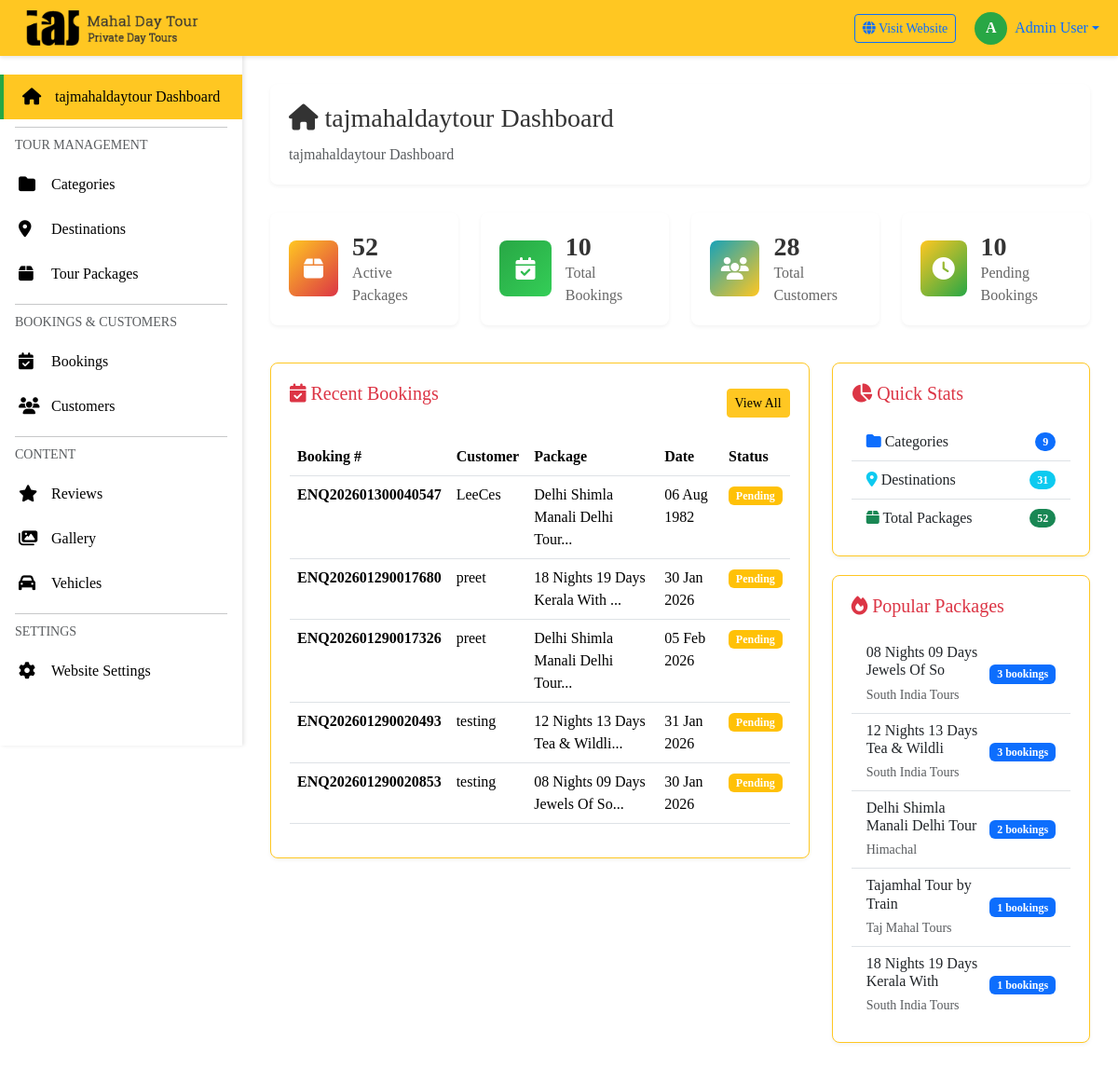
Page /admin/dashboard.php (signed in) on the committed database.
### tables this page shows
CREATE TABLE `bookings` (
  `id` int(11) NOT NULL,
  `booking_number` varchar(50) NOT NULL,
  `customer_id` int(11) NOT NULL,
  `package_id` int(11) NOT NULL,
  `vehicle_id` int(11) DEFAULT NULL,
  `travel_date` date NOT NULL,
  `number_of_persons` int(11) NOT NULL,
  `number_of_days` int(11) NOT NULL,
  `total_price` decimal(10,2) NOT NULL,
  `discount` decimal(10,2) DEFAULT 0.00,
  `final_price` decimal(10,2) NOT NULL,
  `payment_status` enum('pending','partial','paid','refunded') DEFAULT 'pending',
  `paid_amount` decimal(10,2) DEFAULT 0.00,
  `payment_method` varchar(50) DEFAULT NULL,
  `booking_status` enum('pending','confirmed','cancelled','completed') DEFAULT 'pending',
  `special_requests` text DEFAULT NULL,
  `admin_notes` text DEFAULT NULL,
  `created_at` timestamp NOT NULL DEFAULT current_timestamp(),
  `updated_at` timestamp NOT NULL DEFAULT current_timestamp() ON UPDATE current_timestamp()
);

CREATE TABLE `customers` (
  `id` int(11) NOT NULL,
  `name` varchar(100) NOT NULL,
  `email` varchar(100) NOT NULL,
  `phone` varchar(20) NOT NULL,
  `country` varchar(100) DEFAULT 'India',
  `state` varchar(100) DEFAULT NULL,
  `city` varchar(100) DEFAULT NULL,
  `address` text DEFAULT NULL,
  `created_at` timestamp NOT NULL DEFAULT current_timestamp(),
  `updated_at` timestamp NOT NULL DEFAULT current_timestamp() ON UPDATE current_timestamp()
);

CREATE TABLE `tour_packages` (
  `id` int(11) NOT NULL,
  `category_id` int(11) NOT NULL,
  `title` varchar(255) NOT NULL,
  `slug` varchar(255) NOT NULL,
  `short_description` text DEFAULT NULL,
  `description` longtext DEFAULT NULL,
  `duration_days` int(11) NOT NULL,
  `duration_nights` int(11) NOT NULL,
  `base_price` decimal(10,2) NOT NULL,
  `discounted_price` decimal(10,2) DEFAULT NULL,
  `price_type` enum('per_person','per_group') DEFAULT 'per_person',
  `featured_image` varchar(255) DEFAULT NULL,
  `gallery_images` text DEFAULT NULL,
  `video_url` varchar(255) DEFAULT NULL,
  `max_group_size` int(11) DEFAULT 20,
  `min_age` int(11) DEFAULT 0,
  `difficulty_level` enum('easy','moderate','challenging','difficult') DEFAULT 'easy',
  `inclusions` text DEFAULT NULL,
  `exclusions` text DEFAULT NULL,
  `meta_title` varchar(255) DEFAULT NULL,
  `meta_description` text DEFAULT NULL,
  `meta_keywords` text DEFAULT NULL,
  `is_active` tinyint(1) DEFAULT 1,
  `is_featured` tinyint(1) DEFAULT 0,
  `is_bestseller` tinyint(1) DEFAULT 0,
  `display_order` int(11) DEFAULT 0,
  `views` int(11) DEFAULT 0,
  `created_at` timestamp NOT NULL DEFAULT current_timestamp(),
  `updated_at` timestamp NOT NULL DEFAULT current_timestamp() ON UPDATE current_timestamp()
);

CREATE TABLE `categories` (
  `id` int(11) NOT NULL,
  `name` varchar(100) NOT NULL,
  `slug` varchar(100) NOT NULL,
  `description` text DEFAULT NULL,
  `icon` varchar(255) DEFAULT NULL,
  `image` varchar(255) DEFAULT NULL,
  `display_order` int(11) DEFAULT 0,
  `is_active` tinyint(1) DEFAULT 1,
  `show_in_header` tinyint(1) DEFAULT 1,
  `created_at` timestamp NOT NULL DEFAULT current_timestamp(),
  `updated_at` timestamp NOT NULL DEFAULT current_timestamp() ON UPDATE current_timestamp()
);

### admin/includes/functions.php (called while the page is built, shortened)
<?php
function format_date($date) {
    return date('d M Y', strtotime($date));
}
function count_records($conn, $table, $where = '') {
    $query = "SELECT COUNT(*) as total FROM $table";
    if($where) {
        $query .= " WHERE $where";
    }
    $result = mysqli_query($conn, $query);
    $row = mysqli_fetch_assoc($result);
    return $row['total'];
}
?>

### admin/dashboard.php (the view, shortened to what this page needs)
<?php
require_once 'includes/config.php';
require_once 'includes/functions.php';
$stats = [
    'total_packages' => count_records($conn, 'tour_packages'),
    'active_packages' => count_records($conn, 'tour_packages', 'is_active = 1'),
    'total_categories' => count_records($conn, 'categories'),
    'total_destinations' => count_records($conn, 'destinations'),
    'total_bookings' => count_records($conn, 'bookings'),
    'pending_bookings' => count_records($conn, 'bookings', "booking_status = 'pending'"),
    'total_customers' => count_records($conn, 'customers'),
];
$recent_bookings_query = "SELECT b.*, c.name as customer_name, p.title as package_name
                          FROM bookings b
                          LEFT JOIN customers c ON b.customer_id = c.id
                          LEFT JOIN tour_packages p ON b.package_id = p.id
                          ORDER BY b.created_at DESC
                          LIMIT 5";
$recent_bookings = mysqli_query($conn, $recent_bookings_query);
$popular_packages_query = "SELECT p.*, c.name as category_name,
                           (SELECT COUNT(*) FROM bookings WHERE package_id = p.id) as booking_count
                           FROM tour_packages p
                           LEFT JOIN categories c ON p.category_id = c.id
                           WHERE p.is_active = 1
                           ORDER BY booking_count DESC
                           LIMIT 5";
$popular_packages = mysqli_query($conn, $popular_packages_query);
include 'includes/header.php';
include 'includes/sidebar.php';
?>
<div class="page-header" style="font-family: 'Playfair Display', Georgia, serif;">
    <h1><i class="fas fa-home"></i> tajmahaldaytour Dashboard</h1>
    <nav aria-label="breadcrumb">
        <ol class="breadcrumb">
            <li class="breadcrumb-item active">tajmahaldaytour Dashboard</li>
        </ol>
    </nav>
</div>
<div class="row mb-4">
    <div class="col-xl-3 col-lg-6 col-md-6 mb-3">
        <div class="stat-card primary">
            <div class="stat-icon">
                <i class="fas fa-box"></i>
            </div>
            <div class="stat-content">
                <h3><?php echo $stats['active_packages']; ?></h3>
                <p>Active Packages</p>
            </div>
        </div>
    </div>
    <div class="col-xl-3 col-lg-6 col-md-6 mb-3">
        <div class="stat-card success">
            <div class="stat-icon">
                <i class="fas fa-calendar-check"></i>
            </div>
            <div class="stat-content">
                <h3><?php echo $stats['total_bookings']; ?></h3>
                <p>Total Bookings</p>
            </div>
        </div>
    </div>
    <div class="col-xl-3 col-lg-6 col-md-6 mb-3">
        <div class="stat-card info">
            <div class="stat-icon">
                <i class="fas fa-users"></i>
            </div>
            <div class="stat-content">
                <h3><?php echo $stats['total_customers']; ?></h3>
                <p>Total Customers</p>
            </div>
        </div>
    </div>
    <div class="col-xl-3 col-lg-6 col-md-6 mb-3">
        <div class="stat-card warning">
            <div class="stat-icon">
                <i class="fas fa-clock"></i>
            </div>
            <div class="stat-content">
                <h3><?php echo $stats['pending_bookings']; ?></h3>
                <p>Pending Bookings</p>
            </div>
        </div>
    </div>
</div>
<div class="row">
    <div class="col-lg-8 mb-4">
        <div class="admin-card">
            <div class="d-flex justify-content-between align-items-center mb-3">
                <h2><i class="fas fa-calendar-check"></i> Recent Bookings</h2>
                <a href="<?php echo BASE_URL; ?>bookings/index.php" class="btn btn-sm btn-primary">View All</a>
            </div>
            <div class="table-responsive">
                <table class="table table-hover">
                    <thead>
                        <tr>
                            <th>Booking #</th>
                            <th>Customer</th>
                            <th>Package</th>
                            <th>Date</th>
                            <th>Status</th>
                        </tr>
                    </thead>
                    <tbody>
                        <?php if(mysqli_num_rows($recent_bookings) > 0): ?>
                            <?php while($booking = mysqli_fetch_assoc($recent_bookings)): ?>
                            <tr>
                                <td><strong><?php echo $booking['booking_number']; ?></strong></td>
                                <td><?php echo $booking['customer_name']; ?></td>
                                <td><?php echo substr($booking['package_name'], 0, 30) . '...'; ?></td>
                                <td><?php echo format_date($booking['travel_date']); ?></td>
                                <td>
                                    <span class="badge bg-<?php
                                        echo ($booking['booking_status'] == 'confirmed') ? 'success' :
                                             (($booking['booking_status'] == 'pending') ? 'warning' : 'secondary');
                                    ?>">
                                        <?php echo ucfirst($booking['booking_status']); ?>
                                    </span>
                                </td>
                            </tr>
                            <?php endwhile; ?>
                        <?php else: ?>
                            <tr>
                                <td colspan="5" class="text-center py-4 text-muted">No bookings yet</td>
                            </tr>
                        <?php endif; ?>
                    </tbody>
                </table>
            </div>
        </div>
    </div>
    <div class="col-lg-4 mb-4">
        <div class="admin-card">
            <h2><i class="fas fa-chart-pie"></i> Quick Stats</h2>
            <div class="list-group list-group-flush">
                <div class="list-group-item d-flex justify-content-between align-items-center">
                    <span><i class="fas fa-folder text-primary"></i> Categories</span>
                    <span class="badge bg-primary rounded-pill"><?php echo $stats['total_categories']; ?></span>
                </div>
                <div class="list-group-item d-flex justify-content-between align-items-center">
                    <span><i class="fas fa-map-marker-alt text-info"></i> Destinations</span>
                    <span class="badge bg-info rounded-pill"><?php echo $stats['total_destinations']; ?></span>
                </div>
                <div class="list-group-item d-flex justify-content-between align-items-center">
                    <span><i class="fas fa-box text-success"></i> Total Packages</span>
                    <span class="badge bg-success rounded-pill"><?php echo $stats['total_packages']; ?></span>
                </div>
            </div>
        </div>
        <div class="admin-card mt-3">
            <h2><i class="fas fa-fire text-danger"></i> Popular Packages</h2>
            <div class="list-group list-group-flush">
                <?php if(mysqli_num_rows($popular_packages) > 0): ?>
                    <?php while($package = mysqli_fetch_assoc($popular_packages)): ?>
                    <div class="list-group-item">
                        <div class="d-flex justify-content-between align-items-center">
                            <div>
                                <h6 class="mb-1"><?php echo substr($package['title'], 0, 30); ?></h6>
                                <small class="text-muted"><?php echo $package['category_name']; ?></small>
                            </div>
                            <span class="badge bg-primary"><?php echo $package['booking_count']; ?> bookings</span>
                        </div>
                    </div>
                    <?php endwhile; ?>
                <?php else: ?>
                    <div class="list-group-item text-center text-muted">No packages yet</div>
                <?php endif; ?>
            </div>
        </div>
    </div>
</div>
<?php include 'includes/footer.php'; ?>

### admin/includes/header.php (style rules this page uses)
:root { --primary-color: #ffc722; --secondary-color: #000000; --accent-red: #dc3545; --accent-green: #28a745; --accent-white: #fff; --sidebar-width: 260px; --header-height: 60px; }
* { margin: 0; padding: 0; box-sizing: border-box; }
body { font-family: 'Playfair Display', Georgia, serif; background: #fff; }
.page-header { background: white; padding: 20px; border-radius: 8px; margin-bottom: 30px; box-shadow: 0 2px 4px rgba(0,0,0,0.05); }
.page-header h1 { font-size: 28px; color: #333; margin: 0; }
.page-header .breadcrumb { margin: 10px 0 0 0; background: none; padding: 0; }
.admin-card { background: #fff; border-radius: 8px; padding: 20px; box-shadow: 0 2px 4px rgba(0,0,0,0.05); margin-bottom: 20px; border: 1px solid #ffc722; }
.admin-card h2 { font-size: 20px; margin-bottom: 20px; color: #dc3545; font-family: 'Playfair Display', Georgia, serif; }
.stat-card { background: white; border-radius: 8px; padding: 20px; box-shadow: 0 2px 4px rgba(0,0,0,0.05); display: flex; align-items: center; gap: 15px; }
.stat-card .stat-icon { width: 60px; height: 60px; border-radius: 8px; display: flex; align-items: center; justify-content: center; font-size: 24px; color: white; }
.stat-card.primary .stat-icon { background: linear-gradient(135deg, var(--primary-color), #dc3545); }
.stat-card.success .stat-icon { background: linear-gradient(135deg, var(--accent-green), #34ce57); }
.stat-card.info .stat-icon { background: linear-gradient(135deg, #17a2b8, #ffc722); }
.stat-card.warning .stat-icon { background: linear-gradient(135deg, #ffc722, #28a745); }
.stat-card .stat-content h3 { font-size: 28px; font-weight: bold; margin: 0; color: #333; }
.stat-card .stat-content p { margin: 0; color: #666; }
.btn-primary { background: var(--primary-color); border-color: var(--primary-color); color: #000; font-family: 'Playfair Display', Georgia, serif; }

### admin/includes/footer.php (style rules this page uses)
body, .admin-content, .admin-sidebar, .admin-header, .admin-card, .page-header, .menu-link, .btn, .breadcrumb { font-family: 'Playfair Display', Georgia, serif !important; }

### rows in the picture
bookings: booking_number "ENQ202601300040547", customer.name "LeeCes", package.title "Delhi Shimla Manali Delhi Tour", travel_date "06 Aug 1982", booking_status "Pending"
bookings: booking_number "ENQ202601290017680", customer.name "preet", package.title "18 Nights 19 Days Kerala With", travel_date "30 Jan 2026", booking_status "Pending"
bookings: booking_number "ENQ202601290017326", customer.name "preet", package.title "Delhi Shimla Manali Delhi Tour", travel_date "05 Feb 2026", booking_status "Pending"
bookings: booking_number "ENQ202601290020493", customer.name "testing", package.title "12 Nights 13 Days Tea & Wildli", travel_date "31 Jan 2026", booking_status "Pending"
bookings: booking_number "ENQ202601290020853", customer.name "testing", package.title "08 Nights 09 Days Jewels Of So", travel_date "30 Jan 2026", booking_status "Pending"
tour_packages: title "08 Nights 09 Days Jewels Of So", category.name "South India Tours", booking_count "3"
tour_packages: title "12 Nights 13 Days Tea & Wildli", category.name "South India Tours", booking_count "3"
tour_packages: title "Delhi Shimla Manali Delhi Tour", category.name "Himachal", booking_count "2"
tour_packages: title "Tajamhal Tour by Train", category.name "Taj Mahal Tours", booking_count "1"
tour_packages: title "18 Nights 19 Days Kerala With", category.name "South India Tours", booking_count "1"

### other values in the picture
substr($_SESSION['admin_name'] ?? 'A', 0, 1) "A"
$_SESSION['admin_name'] "Admin User"
$stats['active_packages'] "52"
$stats['total_bookings'] "10"
$stats['total_customers'] "28"
$stats['pending_bookings'] "10"
$stats['total_categories'] "9"
$stats['total_destinations'] "31"
$stats['total_packages'] "52"
